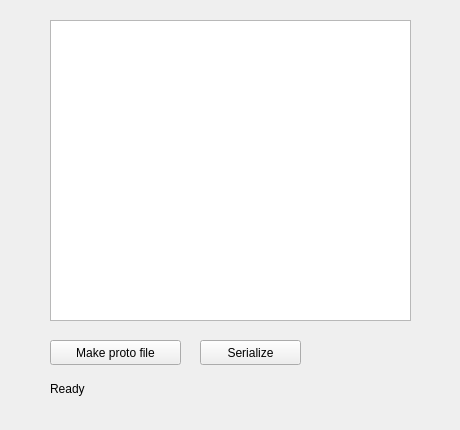
<?xml version="1.0" encoding="UTF-8"?>
<ui version="4.0">
 <class>Fourthwindow</class>
 <widget class="QWidget" name="Fourthwindow">
  <property name="geometry">
   <rect>
    <x>0</x>
    <y>0</y>
    <width>460</width>
    <height>430</height>
   </rect>
  </property>
  <property name="windowTitle">
   <string>Form</string>
  </property>
  <widget class="QTableView" name="tableView">
   <property name="geometry">
    <rect>
     <x>50</x>
     <y>20</y>
     <width>361</width>
     <height>301</height>
    </rect>
   </property>
  </widget>
  <widget class="QPushButton" name="makeProtoFileBtn">
   <property name="geometry">
    <rect>
     <x>50</x>
     <y>340</y>
     <width>131</width>
     <height>25</height>
    </rect>
   </property>
   <property name="text">
    <string>Make proto file</string>
   </property>
  </widget>
  <widget class="QPushButton" name="serializeBtn">
   <property name="geometry">
    <rect>
     <x>200</x>
     <y>340</y>
     <width>101</width>
     <height>25</height>
    </rect>
   </property>
   <property name="text">
    <string>Serialize</string>
   </property>
  </widget>
  <widget class="QLabel" name="statusLabel">
   <property name="geometry">
    <rect>
     <x>50</x>
     <y>380</y>
     <width>191</width>
     <height>17</height>
    </rect>
   </property>
   <property name="text">
    <string>Ready</string>
   </property>
  </widget>
 </widget>
 <resources/>
 <connections/>
</ui>
